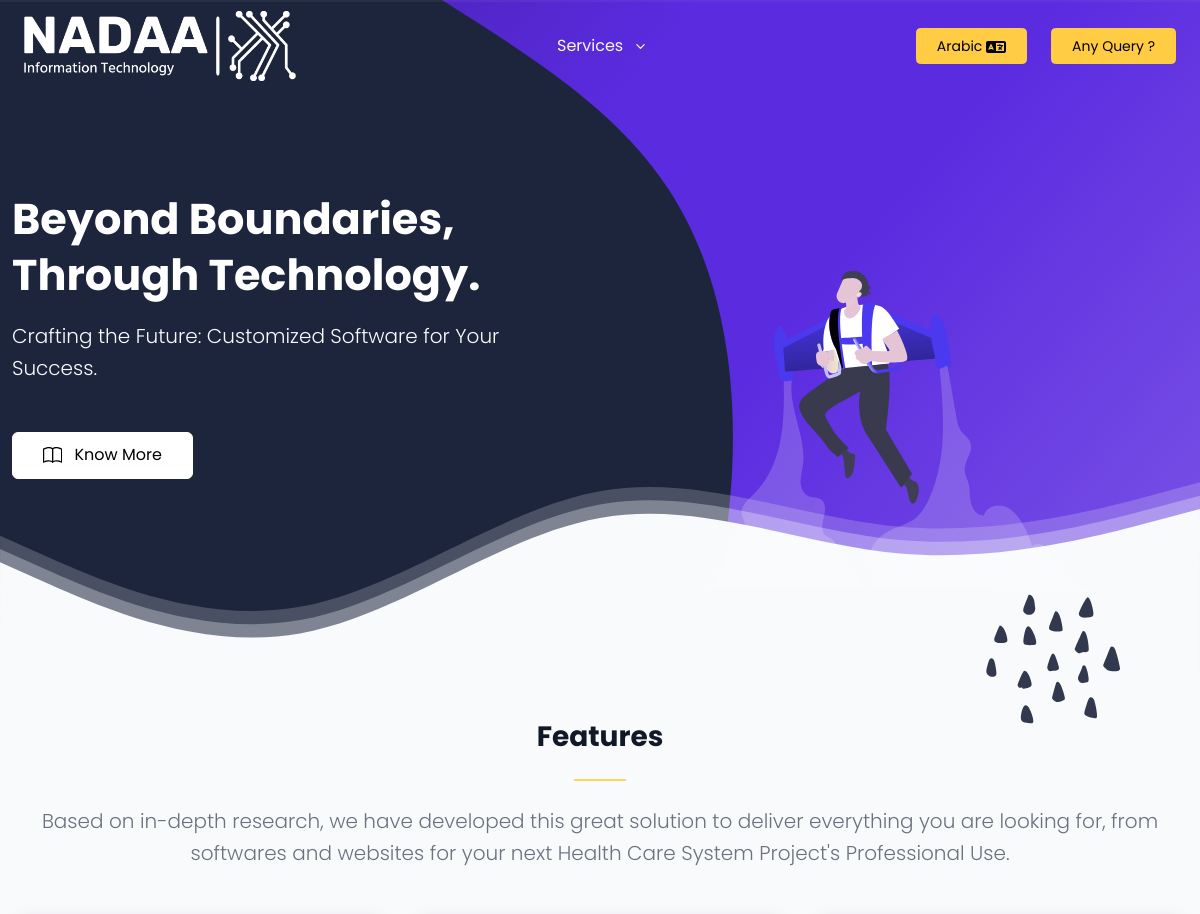
Before: / (upper part) with the older database file.
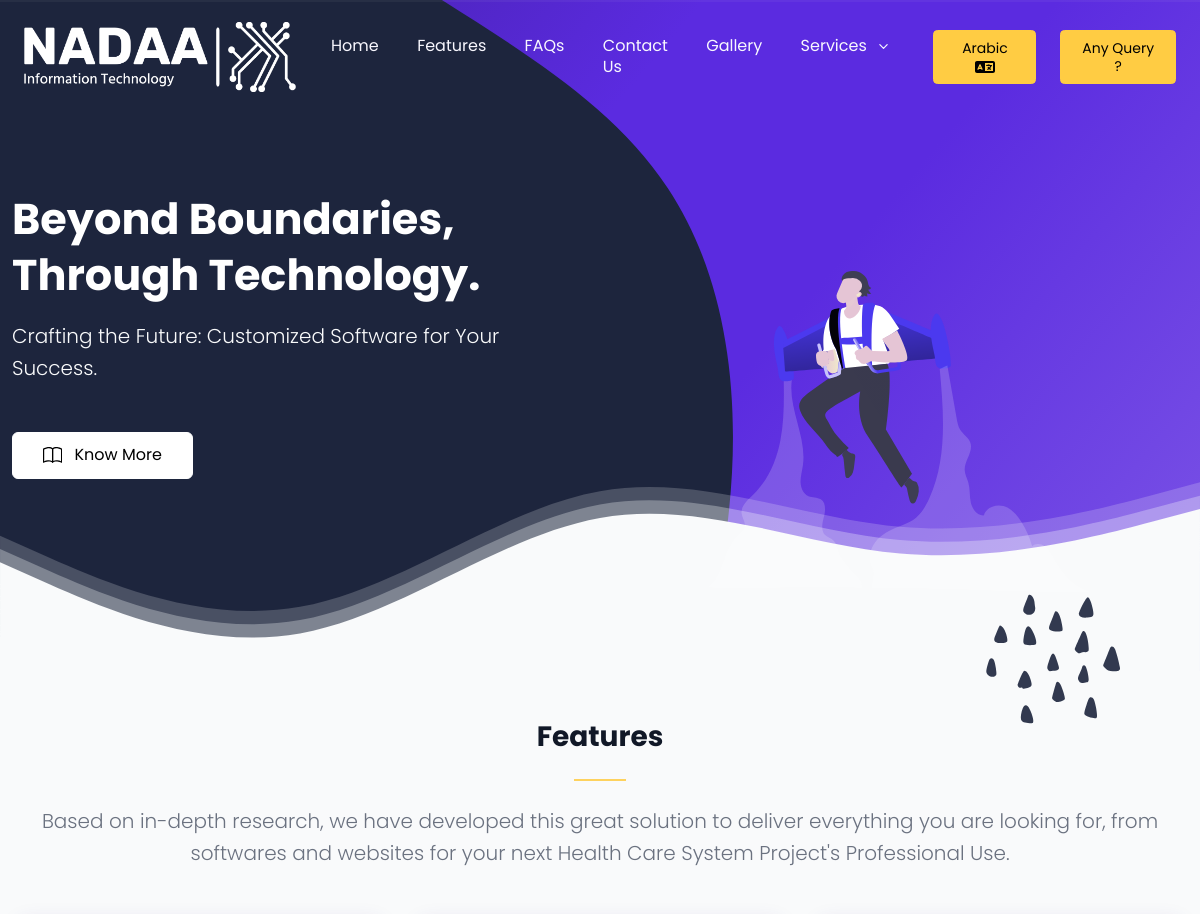
After: the same page with the newer database file.
### content/models.py (models this page shows)
class Navigation(models.Model):
    navigation_name_english = models.CharField(max_length=50)
    navigation_name_english_link = models.CharField(max_length=750)
    navigation_name_arabic = models.CharField(max_length=50)
    navigation_name_arabic_link = models.CharField(max_length=750)

### content/views.py (the view)
# urls.py: 2. Add a URL to urlpatterns:  path('', views.home, name='home')
def home(request):
    content = Content.objects.all().last()
    banner = BannerContent.objects.all().last()
    faq = Faq.objects.all()
    aboutus = AboutUs.objects.all().last()
    socialmedia = SocialMedia.objects.all()
    services = Services.objects.all()
    navlist = Navigation.objects.all()
    context={
        'content':content,
        'banner':banner,
        'faq':faq,
        'aboutus':aboutus,
        'socialmedia':socialmedia,
        'services':services,
    'navlist':navlist,
    }
    return render(request,"home.html",context)

### template/home.html (shortened to what the changed rows need)
<!DOCTYPE html>
<html>
{% load static %}
<head>
  <link rel="stylesheet" href='{% static "src/plugins/lightgallery.js/dist/css/lightgallery.min.css" %}' />
  <link rel="stylesheet" href='{% static "src/css/theme.css" %}' />
</head>
<body id="top">
  <header>
    <nav class="
          main-nav
          navbar navbar-expand-lg
          hover-navbar
          dark-to-light
          fixed-top
          navbar-dark
        ">
      <div class="container-fluid px-4">
        <div class="collapse navbar-collapse" id="navbarTogglerDemo">
          <ul class="navbar-nav m-auto mt-2 mt-lg-0">
            {% for link in navlist %}
            <li class="nav-item">
              <a class="nav-link" href="{{link.navigation_name_english_link}}" role="button" aria-expanded="false" id="navbarDropdown1">
                {{link.navigation_name_english}}
              </a>
            </li>
            {% endfor %}
          </ul>
        </div>
      </div>
    </nav>
  </header>
  <main id="content">
    <div id="hero" class="section bg-gradient-primary py-8 py-lg-9 overflow-hidden">
      <figure class="scribble scale-4 opacity-10 top-50 start-0 z-index-n1" data-aos="fade-up-right"
        data-aos-delay="300">
      </figure>
      <figure class="scribble scale-5 opacity-10 top-50 start-0 z-index-n1" data-aos="fade-up-right"
        data-aos-delay="200">
      </figure>
      <figure class="scribble scale-6 opacity-10 top-50 start-0 z-index-n1" data-aos="fade-up-right"
        data-aos-delay="100">
      </figure>
      <figure class="scribble scale-7 opacity-10 top-50 start-0 z-index-n1" data-aos="fade-up-right">
      </figure>
      <div class="container">
        <div class="row justify-content-center">
          <div class="col-md-9 col-lg-6 align-self-center pe-lg-5" data-aos="flip-up">
            <div class="text-center text-lg-start mt-4 mt-lg-0">
              <div class="mb-5">
                <h1 class="display-5 fw-bold text-white mb-3">
                  {{banner.banner_header_english}}
                </h1>
              </div>
            </div>
          </div>
        </div>
      </div>
    </div>
    <div id="features" class="section pt-5 pb-4 pb-md-5 bg-light">
      <div class="container">
        <header class="text-center mx-auto mb-5">
          <h2 class="h3 fw-bold">Features</h2>
        </header>
      </div>
    </div>
  </main>
</body>
</html>

Changed rows visible on the page:
added Navigation: navigation_name_english "Home"
added Navigation: navigation_name_english "Features"
added Navigation: navigation_name_english "FAQs"
added Navigation: navigation_name_english "Contact Us"
added Navigation: navigation_name_english "Gallery"
